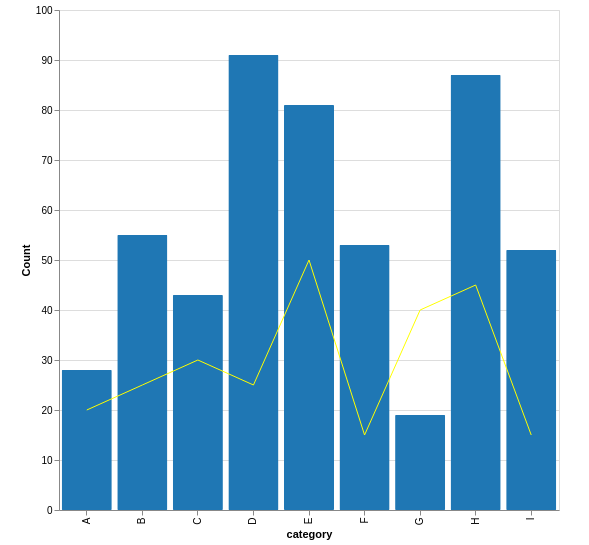

Express this chart as Vega-Lite.
### Vega-Lite specification from a JSON file in a GitHub repository (floating-point values rounded to 4 significant figures)
{"$schema": "https://vega.github.io/schema/vega-lite/v5.json", "mode": "vega-lite", "data": {"values": [{"a": "A", "b": 28, "c": 20}, {"a": "B", "b": 55, "c": 25}, {"a": "C", "b": 43, "c": 30}, {"a": "D", "b": 91, "c": 25}, {"a": "E", "b": 81, "c": 50}, {"a": "F", "b": 53, "c": 15}, {"a": "G", "b": 19, "c": 40}, {"a": "H", "b": 87, "c": 45}, {"a": "I", "b": 52, "c": 15}]}, "padding": {"left": 20, "top": 5, "right": 30, "bottom": 5}, "width": 500, "height": 500, "resolve": {"scale": {"color": "independent"}}, "background": "#ffffff", "layer": [{"mark": {"type": "bar", "cornerRadius": 1, "tooltip": true, "binSpacing": 1}, "encoding": {"x": {"field": "a", "type": "ordinal", "axis": {"title": "category", "orient": "bottom"}}, "y": {"type": "quantitative", "field": "b", "axis": {"title": "Count", "orient": "left"}}, "opacity": {"value": 1}, "color": {"value": "#1f77b4"}}}, {"mark": {"type": "line", "opacity": 1, "strokeWidth": 1, "interpolate": "linear", "strokeDash": 0, "tooltip": true}, "encoding": {"x": {"field": "a", "type": "ordinal"}, "y": {"field": "c", "type": "quantitative"}, "color": {"value": "#FFFF00"}}}]}
